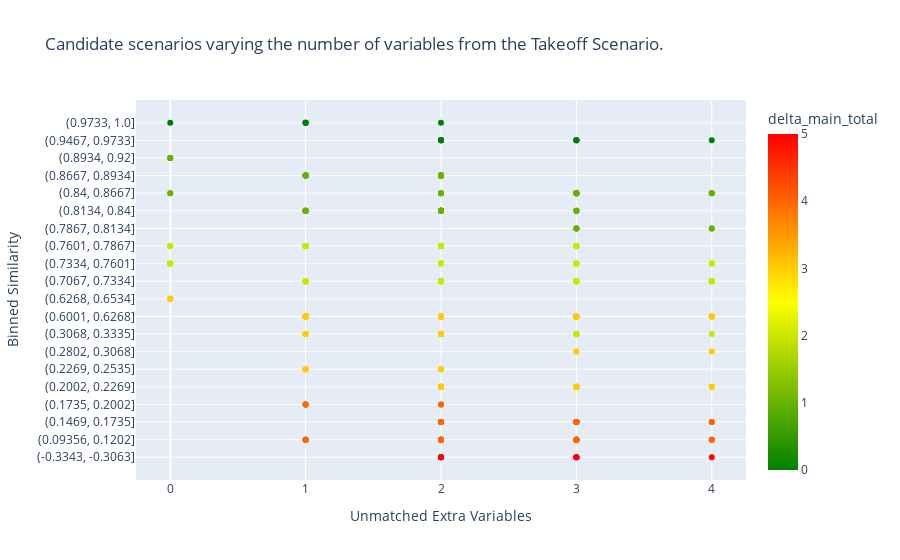

The cell this chart's notebook holds for it:
### Code cell
import pandas as pd
import plotly.express as px

# Suponha que df já esteja carregado com as colunas 'Scenario Similarity', 'delta_main_total', e 'Count_Extra_Var'

# Criar bins para a coluna 'Scenario Similarity'
df['Similarity Bin'] = pd.cut(df['Scenario Similarity'], bins=50, precision=4).astype(str)  # Convertendo para string

# Criando o scatter plot usando a coluna de bins
fig = px.scatter(
    df,
    x='Count_Extra_Var',
    y='Similarity Bin',  # Usando a coluna de bins como categorias no eixo Y
    color='delta_main_total',
    title='Candidate scenarios varying the number of variables from the Takeoff Scenario.',
    labels={
        'Count_Extra_Var': 'Unmatched Extra Variables',
        'Similarity Bin': 'Binned Similarity'
    },
    hover_data=['Scenario Similarity', 'Count_Extra_Var'],
    color_continuous_scale=['green', 'yellow', 'red']
)

# Ajusta os eixos para exibir os valores únicos e organizar as categorias
fig.update_xaxes(
    tickmode='array',
    tickvals=df['Count_Extra_Var'].unique()
)
fig.update_yaxes(
    categoryorder='category ascending'  # Ordena as categorias de forma crescente
)

# Exibindo o gráfico
fig.show()

### Figure 1 — Plotly figure (JSON) as saved in the notebook; plotly's stock layout.template omitted (floating-point values rounded to 4 significant figures; data arrays with more than 128 entries replaced by an {"elided": "..."} marker saying what was removed)
{"data": [{"customdata": {"elided": "465x1 float values"}, "hovertemplate": "Unmatched Extra Variables=%{x}<br>Binned Similarity=%{y}<br>Scenario Similarity=%{customdata[0]}<br>delta_main_total=%{marker.color}<extra></extra>", "legendgroup": "", "marker": {"color": {"elided": "465 int values"}, "coloraxis": "coloraxis", "symbol": "circle"}, "mode": "markers", "name": "", "orientation": "h", "showlegend": false, "type": "scatter", "x": {"elided": "465 int values"}, "xaxis": "x", "y": {"elided": "465 str values"}, "yaxis": "y"}], "layout": {"coloraxis": {"colorbar": {"title": {"text": "delta_main_total"}}, "colorscale": [[0, "green"], [0.5, "yellow"], [1, "red"]]}, "legend": {"tracegroupgap": 0}, "title": {"text": "Candidate scenarios varying the number of variables from the Takeoff Scenario."}, "xaxis": {"anchor": "y", "domain": [0, 1], "tickmode": "array", "tickvals": [0, 1, 2, 3, 4], "title": {"text": "Unmatched Extra Variables"}}, "yaxis": {"anchor": "x", "categoryorder": "category ascending", "domain": [0, 1], "title": {"text": "Binned Similarity"}}}}
